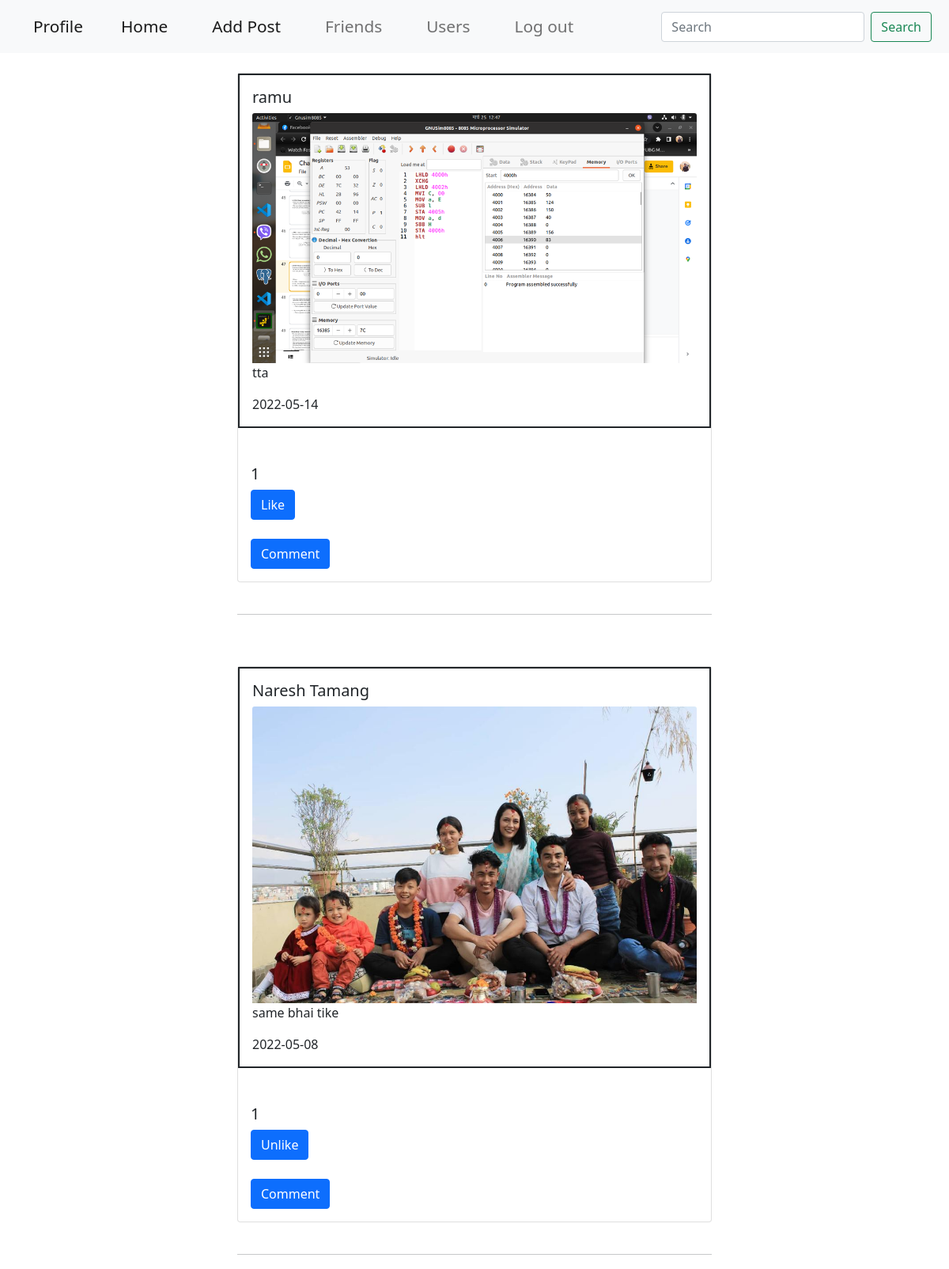
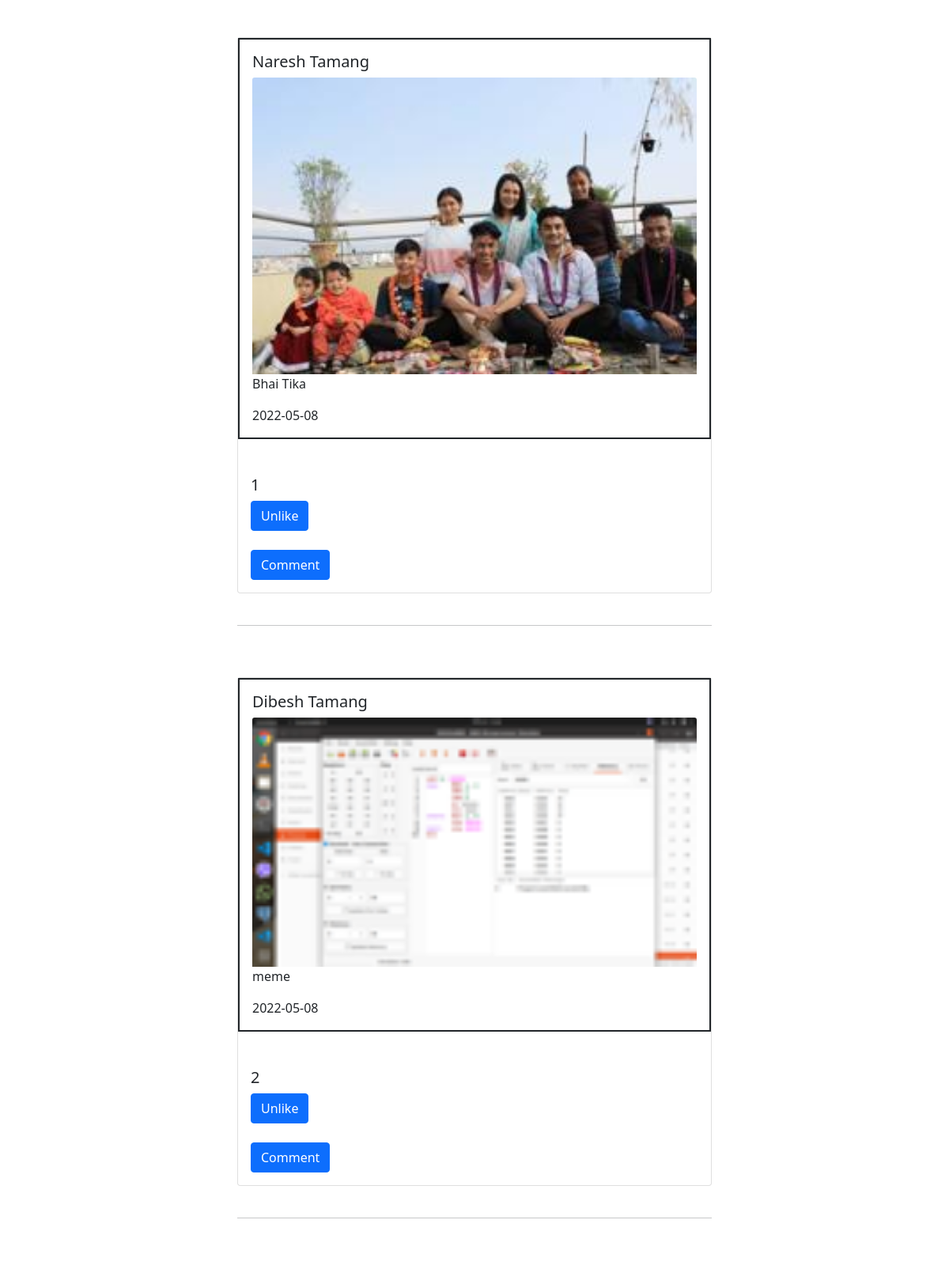
Screenshot of /home (signed in, upper part) with the database file from the repository (2 pictures, top to bottom).
### post/models.py (models this page shows, shortened)
class Post(db.Model):
    id = db.Column(db.Integer, primary_key = True)
    caption = db.Column(db.String(1000), nullable = False)
    image_file = db.Column(db.String(100), nullable = False)
    date_posted = db.Column(db.DateTime, nullable = False, default = datetime.utcnow)
    user_id = db.Column(db.Integer , db.ForeignKey('user.id'), nullable = False)
    like = db.relationship('Like', backref='poster', lazy = True)
    comments = db.relationship('Comment', backref='commentpost', lazy = True)

class User(db.Model, UserMixin):
    id = db.Column(db.Integer, primary_key = True)
    username = db.Column(db.String(20), unique = True, nullable = False)
    email =  db.Column(db.String(120), unique= True, nullable = False)
    image_file = db.Column(db.String(20), nullable = False, default = 'default.jpg')
    password = db.Column(db.String(1000), nullable = False)
    posts = db.relationship('Post', backref='author', lazy = True)
    like = db.relationship('Like', backref='author', lazy = True)
    comments = db.relationship('Comment', backref='commenter', lazy = True)

### post/routes.py (the view)
@app.route('/', methods = ['GET', 'POST'])
@app.route('/home', methods = ['GET', 'POST'])
def home():
    posts  = Post.query.order_by(Post.date_posted.desc())
    like = Like
    if request.method == 'POST':
        post = request.form.get("caption")
        likepost(post)
    return render_template('home.html', title = 'Home',  posts = posts, like = like)

### post/models.py (called while the page is built)
@login_manager.user_loader
def load_user(user_id):
    return User.query.get(int(user_id))

### post/templates/home.html (shortened to what this page needs)
{% extends 'layout.html' %}
{% block content %}
{% for post in posts %}
<div id = '{{ post.id }}' class="card card_post" style="width: 50%;">
    <div class="card-body" style="border: solid 2px;">
      <h5 class="card-title">{{ post.author.username }}</h5>
      <img src="{{ url_for('static', filename='post/'+post.image_file)  }}" class="card-img-top" alt="...">
      <p class="card-text">{{ post.caption }}</p>
      <p class="card-text">{{ post.date_posted.strftime('%Y-%m-%d') }}</p>
    </div>
    <div class="card-body">
      {% if current_user.is_authenticated %}
        <form action="{{ url_for('home') }}" method="POST">
          <h5 class="card-title">{{ like.query.filter_by(post_id = post.id).count() }}</h5>
          {% if like.query.filter_by(author = current_user ,poster = post).count() == 0 %}
        <button type="submit" class="btn btn-primary">Like</button>
        {% else %}
        <button type="submit" class="btn btn-primary">Unlike</button>
        {% endif %}</form><br>
        <a href="{{ url_for('comment', post_id = post.id) }}"><button type="button" class="btn btn-primary">Comment</button></a>
      {% endif %}
    </div>
</div><br><hr style="width: 50%; margin-left: 25%;"><br>
{% endfor %}>
{% endblock %}

### post/static/style.css (style rules this page uses)
.card_post { margin-left: 25%; margin-top: 25px; }

### rows the page displays
Post: author.username "ramu", image_file (picture), caption "tta", date_posted "2022-05-14", query.filter_by "1", shows "Like"
Post: {{ post.id }} 5 (drawn), author.username "Naresh Tamang", image_file (picture), caption "same bhai tike", date_posted "2022-05-08", query.filter_by "1", shows "Unlike"
Post: author.username "Naresh Tamang", image_file (picture), caption "Bhai Tika", date_posted "2022-05-08", query.filter_by "1", shows "Unlike"
Post: author.username "Dibesh Tamang", image_file (picture), caption "meme", date_posted "2022-05-08", query.filter_by "2", shows "Unlike"
